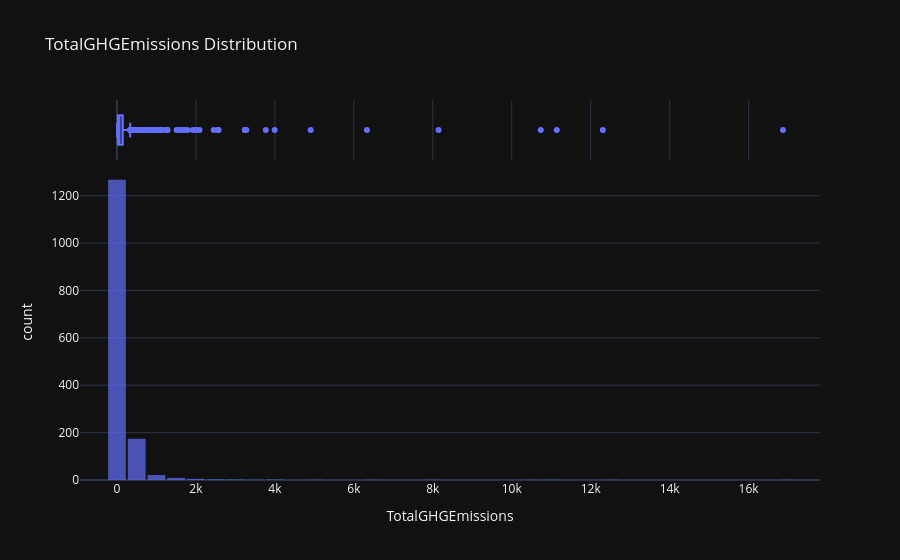

Notebook code cell kept with this figure:
### Code cell
# Nouvelle analyse de la distribution de la cible.
interactive_distribution(df=df, col='TotalGHGEmissions')

### Figure 1 — Plotly figure (JSON) as saved in the notebook; plotly's stock layout.template omitted (floating-point values rounded to 4 significant figures; data arrays with more than 128 entries replaced by an {"elided": "..."} marker saying what was removed)
{"data": [{"bingroup": "x", "hovertemplate": "TotalGHGEmissions=%{x}<br>count=%{y}<extra></extra>", "legendgroup": "", "marker": {"color": "#636efa", "opacity": 0.7, "pattern": {"shape": ""}}, "name": "", "nbinsx": 50, "orientation": "v", "showlegend": false, "x": {"elided": "1491 float values"}, "xaxis": "x", "yaxis": "y", "type": "histogram"}, {"hovertemplate": "TotalGHGEmissions=%{x}<extra></extra>", "legendgroup": "", "marker": {"color": "#636efa"}, "name": "", "notched": true, "showlegend": false, "x": {"elided": "1491 float values"}, "xaxis": "x2", "yaxis": "y2", "type": "box"}], "layout": {"xaxis": {"anchor": "y", "domain": [0.0, 1.0], "title": {"text": "TotalGHGEmissions"}}, "yaxis": {"anchor": "x", "domain": [0.0, 0.8316], "title": {"text": "count"}}, "xaxis2": {"anchor": "y2", "domain": [0.0, 1.0], "matches": "x", "showticklabels": false, "showgrid": true}, "yaxis2": {"anchor": "x2", "domain": [0.8416, 1.0], "matches": "y2", "showticklabels": false, "showline": false, "ticks": "", "showgrid": false}, "legend": {"tracegroupgap": 0}, "title": {"text": "TotalGHGEmissions Distribution"}, "barmode": "relative", "bargap": 0.1}}
